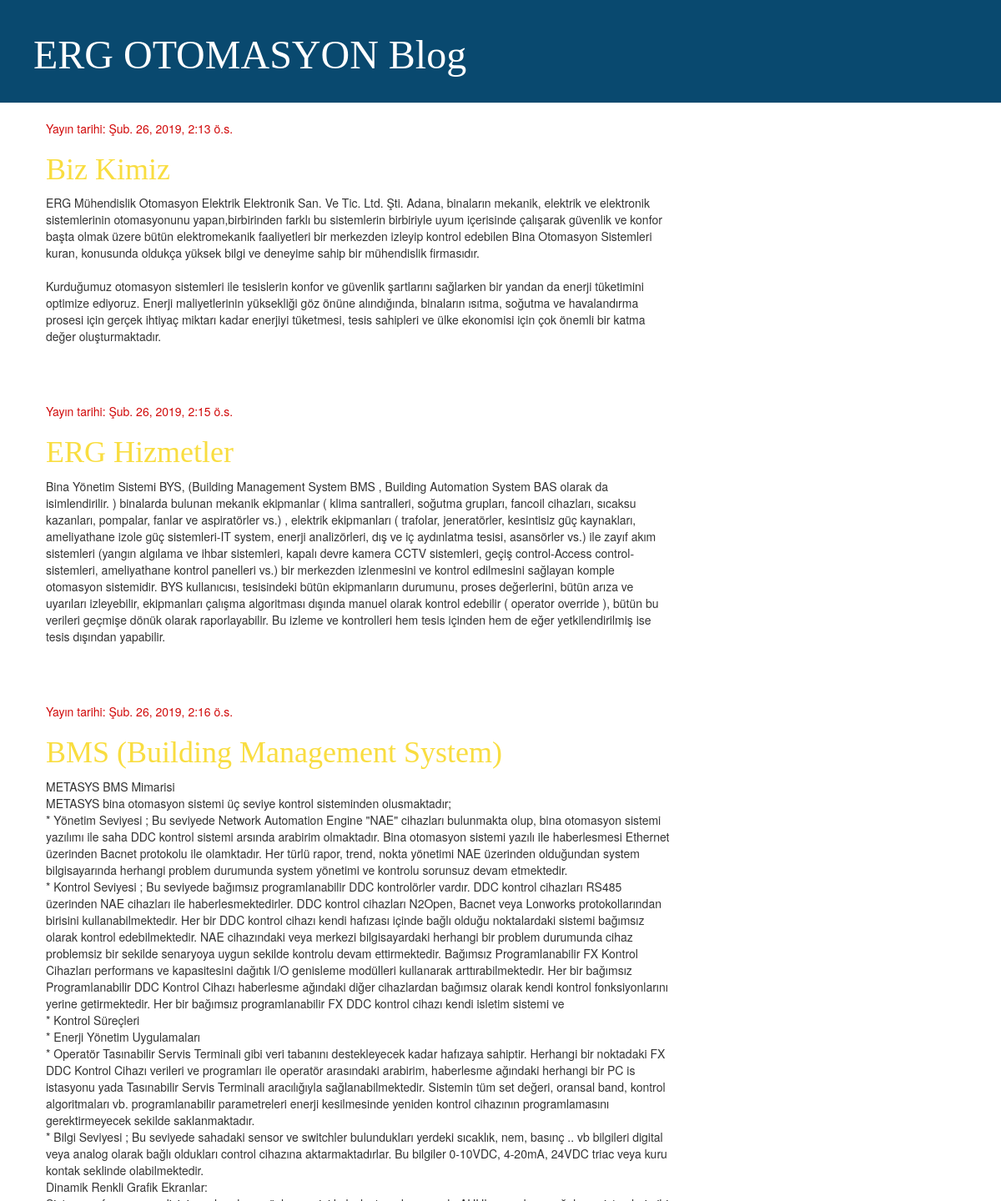
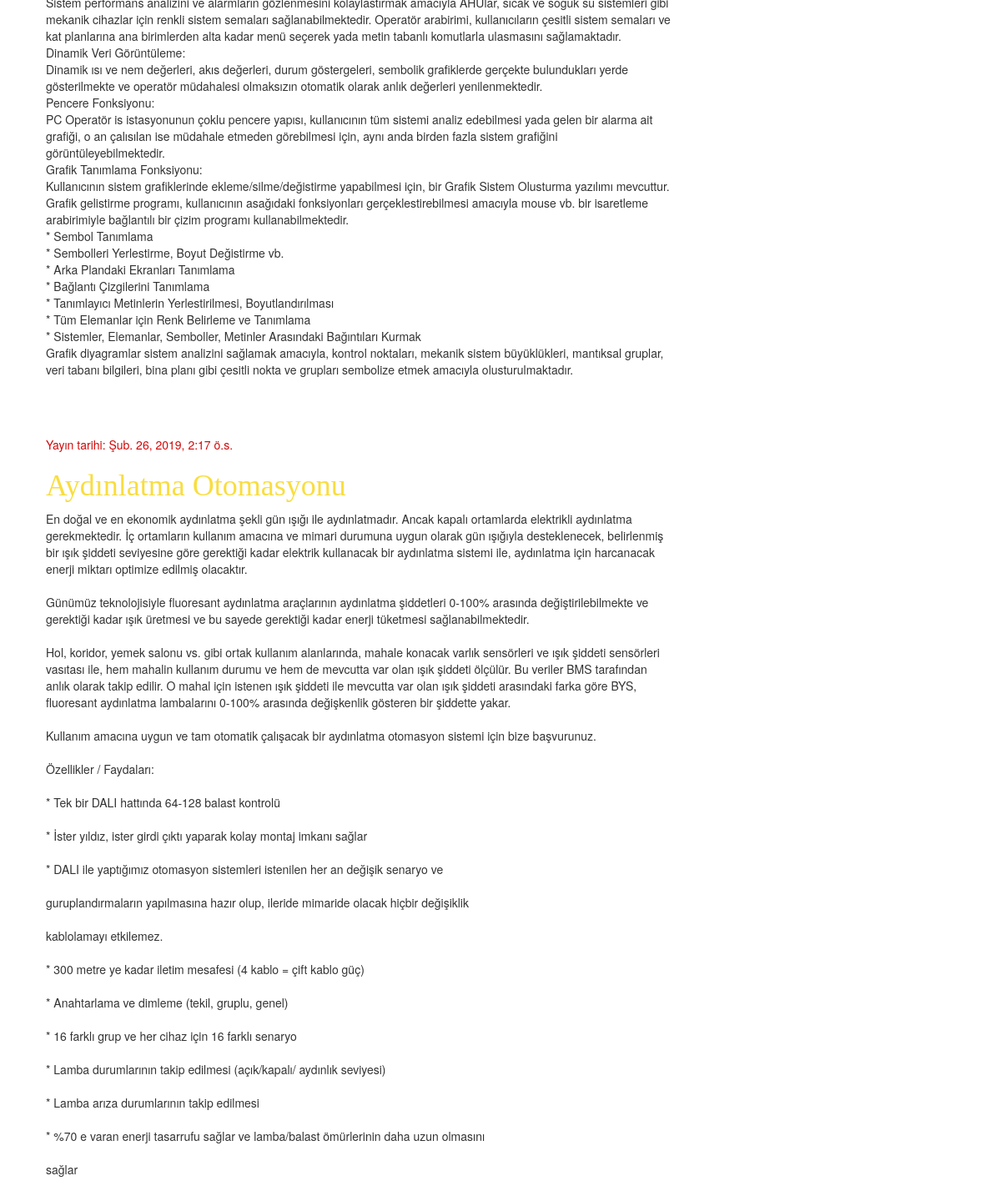
The page / on the database its author committed (2 pictures, top to bottom).
### blog/models.py (models this page shows, shortened)
class Post(models.Model):
    author = models.ForeignKey('auth.User', on_delete=models.CASCADE)
    title = models.CharField(max_length=200)
    text = models.TextField()
    created_date = models.DateTimeField(
            default=timezone.now)
    published_date = models.DateTimeField(
            blank=True, null=True)

### blog/views.py (the view)
# urls.py: path('', views.post_list, name='post_list'),
def post_list(request):
    posts = Post.objects.filter(published_date__lte=timezone.now()).order_by('published_date')
    return render(request, 'blog/post_list.html', {'posts': posts})

### blog/templates/blog/post_list.html (shortened to what this page needs)
{% load static %}
<html>
    <head>
        <link rel="stylesheet" href="//maxcdn.bootstrapcdn.com/bootstrap/3.2.0/css/bootstrap.min.css">
        <link rel="stylesheet" href="//maxcdn.bootstrapcdn.com/bootstrap/3.2.0/css/bootstrap-theme.min.css">
        <link rel="stylesheet" href="{% static 'css/blog.css' %}">
    </head>
    <body>
        <div class="page-header">
            <h1><a href="/">ERG OTOMASYON Blog</a></h1>
        </div>
        <div class="content container">
            <div class="row">
                <div class="col-md-8">
                    {% for post in posts %}
                        <div class="post">
                            <div class="date">
                                <p>Yayın tarihi: {{ post.published_date }}</p>
                            </div>
                            <h1><a href="">{{ post.title }}</a></h1>
                            <p>{{ post.text|linebreaksbr }}</p>
                        </div>
                    {% endfor %}
                </div>
            </div>
        </div>
    </body>
</html>

### blog/static/css/blog.css (style rules this page uses)
.page-header { background-color: #06476dfb; margin-top: 0; padding: 20px 20px 20px 40px; }
.page-header h1, .page-header h1 a, .page-header h1 a:visited, .page-header h1 a:active { color: #ffffff; font-size: 36pt; text-decoration: none; }
.content { margin-left: 40px; }
h1, h2, h3, h4 { font-family: 'Lobster', cursive; }
.date { color: #d10a0a; }
.post { margin-bottom: 70px; }
.post h1 a, .post h1 a:visited { color: hsla(51, 94%, 50%, 0.774); }

### rows shown on the page
Post: published_date "Şub. 26, 2019, 2:13 ö.s.", title "Biz Kimiz", text "ERG Mühendislik Otomasyon Elektrik Elektronik San. Ve Tic. Ltd. Şti. Adana, binaların mekanik, elektrik ve elektronik sistemlerinin otomasyonunu yapan,birbirinden farklı bu sistemlerin birbiriyle uyum içerisinde çalışarak güvenlik ve konfor başta olmak üzere bütün elektromekanik faaliyetleri bir merkezden izleyip kontrol edebilen Bina Otomasyon Sistemleri kuran, konusunda oldukça yüksek bilgi ve deneyime sahip bir mühendislik firmasıdır. Kurduğumuz otomasyon sistemleri ile tesislerin konfor ve güvenlik şartlarını sağlarken bir yandan da enerji tüketimini optimize ediyoruz. Enerji maliyetlerinin yüksekliği göz önüne alındığında, binaların ısıtma, soğutma ve havalandırma prosesi için gerçek…"
Post: published_date "Şub. 26, 2019, 2:15 ö.s.", title "ERG Hizmetler", text "Bina Yönetim Sistemi BYS, (Building Management System BMS , Building Automation System BAS olarak da isimlendirilir. ) binalarda bulunan mekanik ekipmanlar ( klima santralleri, soğutma grupları, fancoil cihazları, sıcaksu kazanları, pompalar, fanlar ve aspiratörler vs.) , elektrik ekipmanları ( trafolar, jeneratörler, kesintisiz güç kaynakları, ameliyathane izole güç sistemleri-IT system, enerji analizörleri, dış ve iç aydınlatma tesisi, asansörler vs.) ile zayıf akım sistemleri (yangın algılama ve ihbar sistemleri, kapalı devre kamera CCTV sistemleri, geçiş control-Access control- sistemleri, ameliyathane kontrol panelleri vs.) bir merkezden izlenmesini ve kontrol edilmesini sağlayan…"
Post: published_date "Şub. 26, 2019, 2:16 ö.s.", title "BMS (Building Management System)", text "METASYS BMS Mimarisi METASYS bina otomasyon sistemi üç seviye kontrol sisteminden olusmaktadır; * Yönetim Seviyesi ; Bu seviyede Network Automation Engine \"NAE\" cihazları bulunmakta olup, bina otomasyon sistemi yazılımı ile saha DDC kontrol sistemi arsında arabirim olmaktadır. Bina otomasyon sistemi yazılı ile haberlesmesi Ethernet üzerinden Bacnet protokolu ile olamktadır. Her türlü rapor, trend, nokta yönetimi NAE üzerinden olduğundan system bilgisayarında herhangi problem durumunda system yönetimi ve kontrolu sorunsuz devam etmektedir. * Kontrol Seviyesi ; Bu seviyede bağımsız programlanabilir DDC kontrolörler vardır. DDC kontrol cihazları RS485 üzerinden NAE cihazları ile…"
Post: published_date "Şub. 26, 2019, 2:17 ö.s.", title "Aydınlatma Otomasyonu", text "En doğal ve en ekonomik aydınlatma şekli gün ışığı ile aydınlatmadır. Ancak kapalı ortamlarda elektrikli aydınlatma gerekmektedir. İç ortamların kullanım amacına ve mimari durumuna uygun olarak gün ışığıyla desteklenecek, belirlenmiş bir ışık şiddeti seviyesine göre gerektiği kadar elektrik kullanacak bir aydınlatma sistemi ile, aydınlatma için harcanacak enerji miktarı optimize edilmiş olacaktır. Günümüz teknolojisiyle fluoresant aydınlatma araçlarının aydınlatma şiddetleri 0-100% arasında değiştirilebilmekte ve gerektiği kadar ışık üretmesi ve bu sayede gerektiği kadar enerji tüketmesi sağlanabilmektedir. Hol, koridor, yemek salonu vs. gibi ortak kullanım alanlarında, mahale konacak…"
